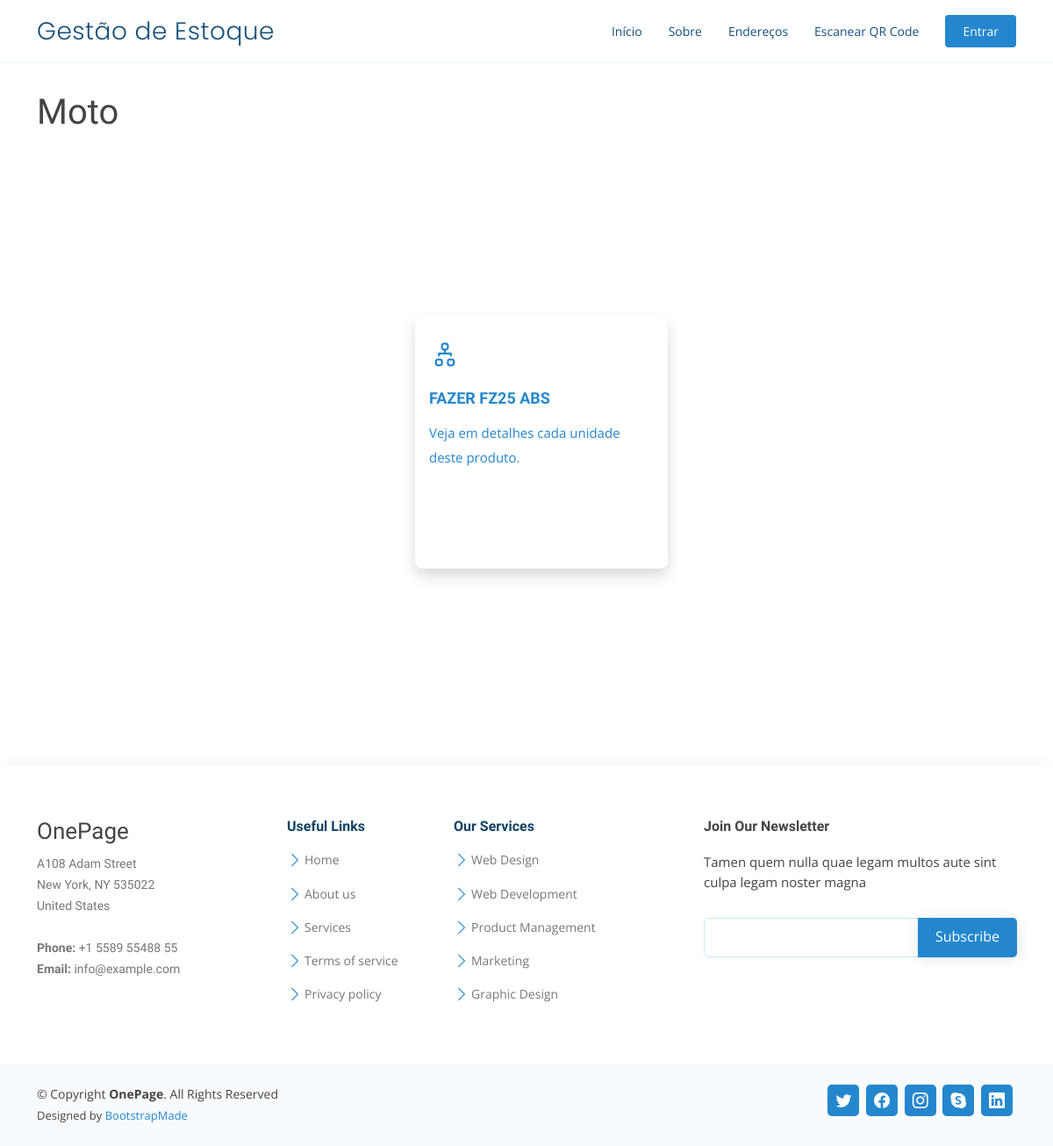
The page /categorias/moto/ on the database as committed earlier.
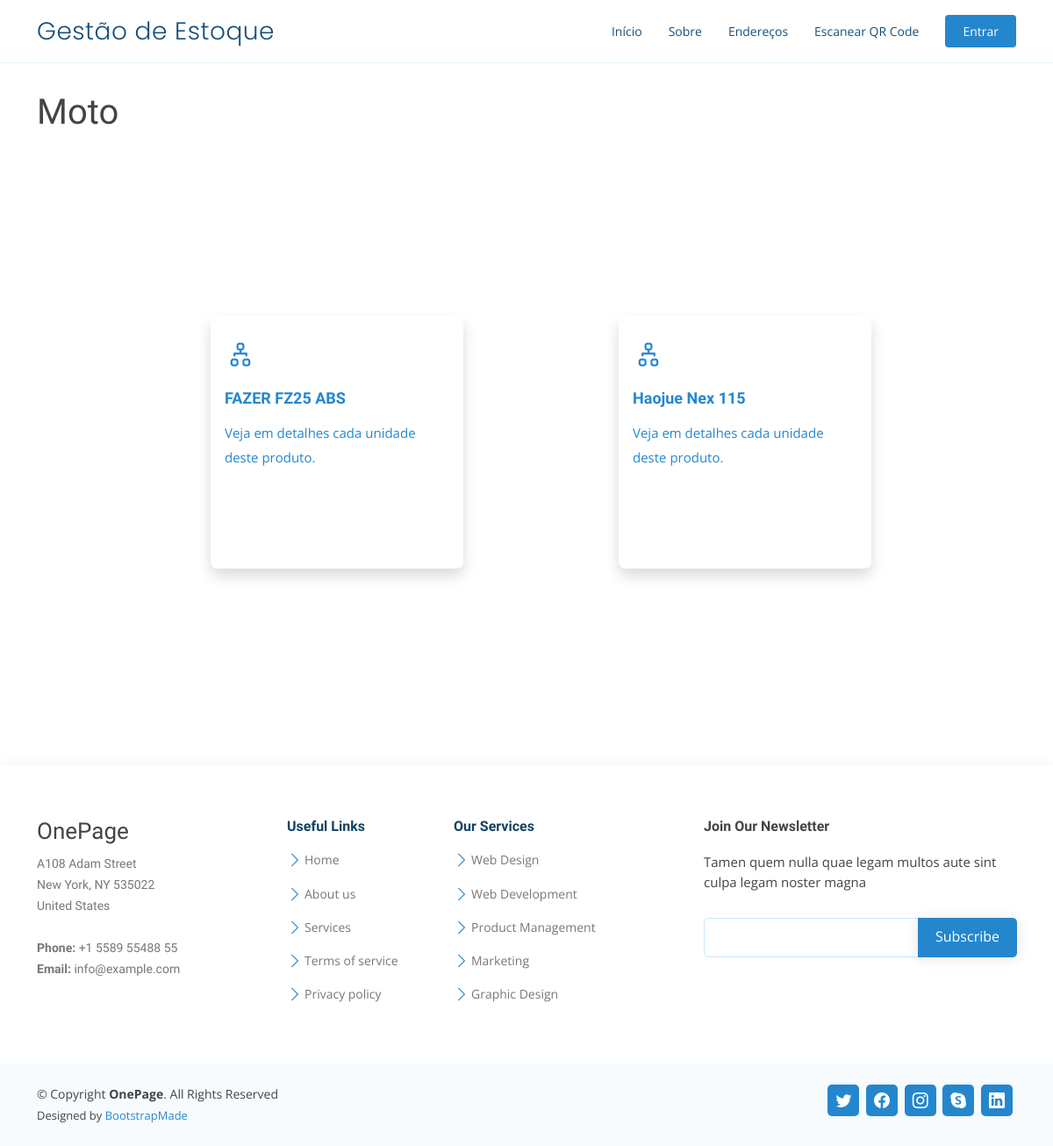
The same page on the database as committed later.
### inventory_management/models.py (models this page shows, shortened)
class Product(models.Model):
    id = models.UUIDField(primary_key=True, default=uuid.uuid4, editable=False)
    category = models.ForeignKey('inventory_management.Category', on_delete=models.CASCADE, verbose_name="Categoria")
    name = models.CharField("Nome do Produto", max_length=100)
    description = models.TextField("Descrição")
    price = models.DecimalField("Preço", max_digits=10, decimal_places=2)
    image = models.ImageField("Imagem", upload_to='product_images', blank=True, null=True)
    slug = models.SlugField("Slug", max_length=100, blank=True, null=True, editable=False)
    class Meta:
        verbose_name_plural = "Produtos"
        verbose_name = "Produto"

### inventory_management/views.py (the view)
# urls.py: path('categorias/<slug:slug>/', CategoryItemsView.as_view(), name='category_items'),
class CategoryItemsView(ListView):
    model = Product
    template_name = 'category_items.html'
    def get_context_data(self, **kwargs):
        context = super().get_context_data(**kwargs)
        context['category'] = Category.objects.get(slug=self.kwargs['slug'])
        context['products'] = Product.objects.filter(category=context['category'])
        return context

### inventory_management/templates/category_items.html
{% extends "base.html" %}
{% block content %}
<div class="row justify-content-center align-items-center g-2 py-3">
    <div class="col-12">
        <h1>{{ category.name }}</h1>
        <div class="row icon-boxes justify-content-evenly">
            <div class="row icon-boxes justify-content-evenly">{% for product in products %}
                <div class="col-md-6 col-lg-3 d-flex align-items-stretch mb-5 mb-lg-0" data-aos="zoom-in"
                    data-aos-delay="200">
                    <a href="{% url 'inventory_management:product_detail' category.slug product.slug %}"
                        class="d-flex align-items-stretch mb-5 mb-lg-0">
                        <div class="icon-box square-icon-box shadow p-3">
                            <div class="icon"><i class="bi bi-diagram-2"></i></div>
                            <h4 class="title">{{ product.name }}</h4>
                            <p class="description">Veja em detalhes cada unidade deste produto.</p>
                        </div>
                    </a>
                </div>
                {% empty %}
                <div class="alert alert-warning" role="alert">
                    <strong>Opa!</strong> Nenhum produto dessa classe foi cadastrado ainda.
                </div>
                {% endfor %}
            </div>
        </div>
    </div>
</div>
{% endblock %}

Rows that differ between the two databases and show on the page:
added Product: name "Haojue Nex 115"
